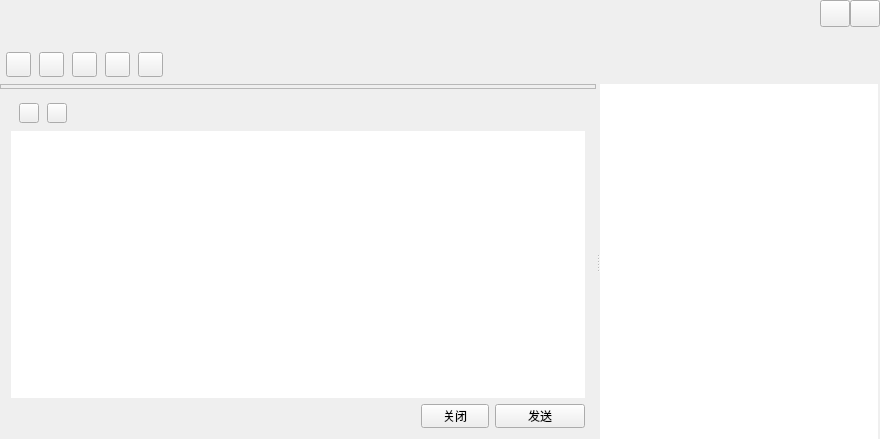
<?xml version="1.0" encoding="UTF-8"?>
<ui version="4.0">
 <class>TalkWindow</class>
 <widget class="QWidget" name="TalkWindow">
  <property name="geometry">
   <rect>
    <x>0</x>
    <y>0</y>
    <width>880</width>
    <height>439</height>
   </rect>
  </property>
  <property name="windowTitle">
   <string>TalkWindow</string>
  </property>
  <layout class="QVBoxLayout" name="verticalLayout_6">
   <property name="spacing">
    <number>0</number>
   </property>
   <property name="leftMargin">
    <number>0</number>
   </property>
   <property name="topMargin">
    <number>0</number>
   </property>
   <property name="rightMargin">
    <number>0</number>
   </property>
   <property name="bottomMargin">
    <number>0</number>
   </property>
   <item>
    <widget class="QWidget" name="titleWidget" native="true">
     <property name="sizePolicy">
      <sizepolicy hsizetype="Expanding" vsizetype="Fixed">
       <horstretch>0</horstretch>
       <verstretch>0</verstretch>
      </sizepolicy>
     </property>
     <property name="minimumSize">
      <size>
       <width>0</width>
       <height>84</height>
      </size>
     </property>
     <property name="maximumSize">
      <size>
       <width>16777215</width>
       <height>84</height>
      </size>
     </property>
     <property name="bottomSkin" stdset="0">
      <bool>true</bool>
     </property>
     <layout class="QVBoxLayout" name="verticalLayout">
      <property name="spacing">
       <number>0</number>
      </property>
      <property name="leftMargin">
       <number>6</number>
      </property>
      <property name="topMargin">
       <number>0</number>
      </property>
      <property name="rightMargin">
       <number>0</number>
      </property>
      <property name="bottomMargin">
       <number>0</number>
      </property>
      <item>
       <layout class="QHBoxLayout" name="horizontalLayout">
        <property name="spacing">
         <number>0</number>
        </property>
        <item>
         <widget class="QLabel" name="nameLabel">
          <property name="sizePolicy">
           <sizepolicy hsizetype="Expanding" vsizetype="Fixed">
            <horstretch>0</horstretch>
            <verstretch>0</verstretch>
           </sizepolicy>
          </property>
          <property name="minimumSize">
           <size>
            <width>0</width>
            <height>27</height>
           </size>
          </property>
          <property name="maximumSize">
           <size>
            <width>16777215</width>
            <height>27</height>
           </size>
          </property>
          <property name="font">
           <font>
            <family>AcadEref</family>
            <pointsize>12</pointsize>
           </font>
          </property>
          <property name="text">
           <string/>
          </property>
         </widget>
        </item>
        <item>
         <widget class="QPushButton" name="sysMin">
          <property name="sizePolicy">
           <sizepolicy hsizetype="Fixed" vsizetype="Fixed">
            <horstretch>0</horstretch>
            <verstretch>0</verstretch>
           </sizepolicy>
          </property>
          <property name="minimumSize">
           <size>
            <width>30</width>
            <height>27</height>
           </size>
          </property>
          <property name="maximumSize">
           <size>
            <width>30</width>
            <height>27</height>
           </size>
          </property>
          <property name="focusPolicy">
           <enum>Qt::ClickFocus</enum>
          </property>
          <property name="statusTip">
           <string>最小化</string>
          </property>
          <property name="text">
           <string/>
          </property>
          <property name="iconSize">
           <size>
            <width>30</width>
            <height>30</height>
           </size>
          </property>
         </widget>
        </item>
        <item>
         <widget class="QPushButton" name="sysClose">
          <property name="sizePolicy">
           <sizepolicy hsizetype="Fixed" vsizetype="Fixed">
            <horstretch>0</horstretch>
            <verstretch>0</verstretch>
           </sizepolicy>
          </property>
          <property name="minimumSize">
           <size>
            <width>30</width>
            <height>27</height>
           </size>
          </property>
          <property name="maximumSize">
           <size>
            <width>30</width>
            <height>27</height>
           </size>
          </property>
          <property name="focusPolicy">
           <enum>Qt::ClickFocus</enum>
          </property>
          <property name="statusTip">
           <string>关闭</string>
          </property>
          <property name="text">
           <string/>
          </property>
          <property name="iconSize">
           <size>
            <width>30</width>
            <height>30</height>
           </size>
          </property>
         </widget>
        </item>
       </layout>
      </item>
      <item>
       <widget class="QLabel" name="signLabel">
        <property name="sizePolicy">
         <sizepolicy hsizetype="Expanding" vsizetype="Fixed">
          <horstretch>0</horstretch>
          <verstretch>0</verstretch>
         </sizepolicy>
        </property>
        <property name="maximumSize">
         <size>
          <width>16777215</width>
          <height>20</height>
         </size>
        </property>
        <property name="sizeIncrement">
         <size>
          <width>0</width>
          <height>20</height>
         </size>
        </property>
        <property name="font">
         <font>
          <family>AcadEref</family>
          <pointsize>10</pointsize>
         </font>
        </property>
        <property name="text">
         <string/>
        </property>
       </widget>
      </item>
      <item>
       <widget class="QWidget" name="funWidget" native="true">
        <property name="sizePolicy">
         <sizepolicy hsizetype="Expanding" vsizetype="Expanding">
          <horstretch>0</horstretch>
          <verstretch>0</verstretch>
         </sizepolicy>
        </property>
        <property name="minimumSize">
         <size>
          <width>0</width>
          <height>34</height>
         </size>
        </property>
        <property name="maximumSize">
         <size>
          <width>16777215</width>
          <height>600</height>
         </size>
        </property>
        <layout class="QHBoxLayout" name="horizontalLayout_2">
         <property name="spacing">
          <number>8</number>
         </property>
         <property name="leftMargin">
          <number>0</number>
         </property>
         <property name="topMargin">
          <number>0</number>
         </property>
         <property name="rightMargin">
          <number>6</number>
         </property>
         <property name="bottomMargin">
          <number>0</number>
         </property>
         <item>
          <widget class="QPushButton" name="addToolBtn">
           <property name="sizePolicy">
            <sizepolicy hsizetype="Fixed" vsizetype="Fixed">
             <horstretch>0</horstretch>
             <verstretch>0</verstretch>
            </sizepolicy>
           </property>
           <property name="minimumSize">
            <size>
             <width>25</width>
             <height>25</height>
            </size>
           </property>
           <property name="maximumSize">
            <size>
             <width>25</width>
             <height>25</height>
            </size>
           </property>
           <property name="text">
            <string/>
           </property>
           <property name="hasBorder" stdset="0">
            <bool>true</bool>
           </property>
          </widget>
         </item>
         <item>
          <widget class="QPushButton" name="addHumanBtn">
           <property name="sizePolicy">
            <sizepolicy hsizetype="Fixed" vsizetype="Fixed">
             <horstretch>0</horstretch>
             <verstretch>0</verstretch>
            </sizepolicy>
           </property>
           <property name="minimumSize">
            <size>
             <width>25</width>
             <height>25</height>
            </size>
           </property>
           <property name="maximumSize">
            <size>
             <width>25</width>
             <height>25</height>
            </size>
           </property>
           <property name="text">
            <string/>
           </property>
           <property name="hasBorder" stdset="0">
            <bool>true</bool>
           </property>
          </widget>
         </item>
         <item>
          <widget class="QPushButton" name="appBtn">
           <property name="sizePolicy">
            <sizepolicy hsizetype="Fixed" vsizetype="Fixed">
             <horstretch>0</horstretch>
             <verstretch>0</verstretch>
            </sizepolicy>
           </property>
           <property name="minimumSize">
            <size>
             <width>25</width>
             <height>25</height>
            </size>
           </property>
           <property name="maximumSize">
            <size>
             <width>25</width>
             <height>25</height>
            </size>
           </property>
           <property name="text">
            <string/>
           </property>
           <property name="hasBorder" stdset="0">
            <bool>true</bool>
           </property>
          </widget>
         </item>
         <item>
          <widget class="QPushButton" name="videoBtn">
           <property name="sizePolicy">
            <sizepolicy hsizetype="Fixed" vsizetype="Fixed">
             <horstretch>0</horstretch>
             <verstretch>0</verstretch>
            </sizepolicy>
           </property>
           <property name="minimumSize">
            <size>
             <width>25</width>
             <height>25</height>
            </size>
           </property>
           <property name="maximumSize">
            <size>
             <width>25</width>
             <height>25</height>
            </size>
           </property>
           <property name="text">
            <string/>
           </property>
           <property name="hasBorder" stdset="0">
            <bool>true</bool>
           </property>
          </widget>
         </item>
         <item>
          <widget class="QPushButton" name="toolsetBtn">
           <property name="sizePolicy">
            <sizepolicy hsizetype="Fixed" vsizetype="Fixed">
             <horstretch>0</horstretch>
             <verstretch>0</verstretch>
            </sizepolicy>
           </property>
           <property name="minimumSize">
            <size>
             <width>25</width>
             <height>25</height>
            </size>
           </property>
           <property name="maximumSize">
            <size>
             <width>25</width>
             <height>25</height>
            </size>
           </property>
           <property name="text">
            <string/>
           </property>
           <property name="hasBorder" stdset="0">
            <bool>true</bool>
           </property>
          </widget>
         </item>
         <item>
          <spacer name="horizontalSpacer">
           <property name="orientation">
            <enum>Qt::Horizontal</enum>
           </property>
           <property name="sizeHint" stdset="0">
            <size>
             <width>700</width>
             <height>20</height>
            </size>
           </property>
          </spacer>
         </item>
        </layout>
       </widget>
      </item>
     </layout>
    </widget>
   </item>
   <item>
    <widget class="QSplitter" name="splitter">
     <property name="sizePolicy">
      <sizepolicy hsizetype="Expanding" vsizetype="Expanding">
       <horstretch>0</horstretch>
       <verstretch>0</verstretch>
      </sizepolicy>
     </property>
     <property name="orientation">
      <enum>Qt::Horizontal</enum>
     </property>
     <widget class="QSplitter" name="bodySplitter">
      <property name="orientation">
       <enum>Qt::Vertical</enum>
      </property>
      <property name="handleWidth">
       <number>1</number>
      </property>
      <property name="childrenCollapsible">
       <bool>false</bool>
      </property>
      <widget class="QWidget" name="bodyWidget" native="true">
       <property name="sizePolicy">
        <sizepolicy hsizetype="Expanding" vsizetype="Expanding">
         <horstretch>0</horstretch>
         <verstretch>0</verstretch>
        </sizepolicy>
       </property>
       <layout class="QVBoxLayout" name="verticalLayout_4">
        <property name="spacing">
         <number>0</number>
        </property>
        <property name="leftMargin">
         <number>0</number>
        </property>
        <property name="topMargin">
         <number>0</number>
        </property>
        <property name="rightMargin">
         <number>0</number>
        </property>
        <property name="bottomMargin">
         <number>0</number>
        </property>
        <item>
         <widget class="QFrame" name="frameWidget">
          <property name="sizePolicy">
           <sizepolicy hsizetype="Expanding" vsizetype="Expanding">
            <horstretch>0</horstretch>
            <verstretch>0</verstretch>
           </sizepolicy>
          </property>
          <property name="frameShape">
           <enum>QFrame::StyledPanel</enum>
          </property>
          <property name="frameShadow">
           <enum>QFrame::Raised</enum>
          </property>
          <layout class="QVBoxLayout" name="verticalLayout_3">
           <property name="spacing">
            <number>0</number>
           </property>
           <property name="leftMargin">
            <number>0</number>
           </property>
           <property name="topMargin">
            <number>1</number>
           </property>
           <property name="rightMargin">
            <number>0</number>
           </property>
           <property name="bottomMargin">
            <number>1</number>
           </property>
           <item>
            <widget class="MsgWebView" name="msgWidget" native="true"/>
           </item>
          </layout>
         </widget>
        </item>
       </layout>
      </widget>
      <widget class="QWidget" name="bottomWidget" native="true">
       <property name="sizePolicy">
        <sizepolicy hsizetype="Expanding" vsizetype="Fixed">
         <horstretch>0</horstretch>
         <verstretch>0</verstretch>
        </sizepolicy>
       </property>
       <property name="minimumSize">
        <size>
         <width>0</width>
         <height>138</height>
        </size>
       </property>
       <property name="maximumSize">
        <size>
         <width>16777215</width>
         <height>400</height>
        </size>
       </property>
       <layout class="QVBoxLayout" name="verticalLayout_2">
        <item>
         <widget class="QWidget" name="moduleWidget" native="true">
          <property name="sizePolicy">
           <sizepolicy hsizetype="Expanding" vsizetype="Fixed">
            <horstretch>0</horstretch>
            <verstretch>0</verstretch>
           </sizepolicy>
          </property>
          <property name="minimumSize">
           <size>
            <width>0</width>
            <height>24</height>
           </size>
          </property>
          <property name="maximumSize">
           <size>
            <width>16777215</width>
            <height>24</height>
           </size>
          </property>
          <layout class="QHBoxLayout" name="horizontalLayout_3">
           <property name="spacing">
            <number>8</number>
           </property>
           <property name="leftMargin">
            <number>8</number>
           </property>
           <property name="topMargin">
            <number>0</number>
           </property>
           <property name="rightMargin">
            <number>8</number>
           </property>
           <property name="bottomMargin">
            <number>0</number>
           </property>
           <item>
            <widget class="QPushButton" name="faceBtn">
             <property name="sizePolicy">
              <sizepolicy hsizetype="Fixed" vsizetype="Fixed">
               <horstretch>0</horstretch>
               <verstretch>0</verstretch>
              </sizepolicy>
             </property>
             <property name="minimumSize">
              <size>
               <width>20</width>
               <height>20</height>
              </size>
             </property>
             <property name="maximumSize">
              <size>
               <width>20</width>
               <height>20</height>
              </size>
             </property>
             <property name="text">
              <string/>
             </property>
             <property name="hasBorder" stdset="0">
              <bool>true</bool>
             </property>
            </widget>
           </item>
           <item>
            <widget class="QPushButton" name="fileopenBtn">
             <property name="sizePolicy">
              <sizepolicy hsizetype="Fixed" vsizetype="Fixed">
               <horstretch>0</horstretch>
               <verstretch>0</verstretch>
              </sizepolicy>
             </property>
             <property name="minimumSize">
              <size>
               <width>20</width>
               <height>20</height>
              </size>
             </property>
             <property name="maximumSize">
              <size>
               <width>20</width>
               <height>20</height>
              </size>
             </property>
             <property name="text">
              <string/>
             </property>
             <property name="hasBorder" stdset="0">
              <bool>true</bool>
             </property>
            </widget>
           </item>
           <item>
            <spacer name="horizontalSpacer_2">
             <property name="orientation">
              <enum>Qt::Horizontal</enum>
             </property>
             <property name="sizeHint" stdset="0">
              <size>
               <width>519</width>
               <height>20</height>
              </size>
             </property>
            </spacer>
           </item>
          </layout>
         </widget>
        </item>
        <item>
         <widget class="QMsgTextEdit" name="textEdit">
          <property name="contextMenuPolicy">
           <enum>Qt::NoContextMenu</enum>
          </property>
          <property name="frameShape">
           <enum>QFrame::NoFrame</enum>
          </property>
         </widget>
        </item>
        <item>
         <layout class="QHBoxLayout" name="horizontalLayout_4">
          <item>
           <spacer name="horizontalSpacer_3">
            <property name="orientation">
             <enum>Qt::Horizontal</enum>
            </property>
            <property name="sizeHint" stdset="0">
             <size>
              <width>348</width>
              <height>20</height>
             </size>
            </property>
           </spacer>
          </item>
          <item>
           <widget class="QToolButton" name="closeBtn">
            <property name="minimumSize">
             <size>
              <width>68</width>
              <height>24</height>
             </size>
            </property>
            <property name="maximumSize">
             <size>
              <width>68</width>
              <height>24</height>
             </size>
            </property>
            <property name="text">
             <string>关闭</string>
            </property>
           </widget>
          </item>
          <item>
           <widget class="QToolButton" name="sendBtn">
            <property name="minimumSize">
             <size>
              <width>90</width>
              <height>24</height>
             </size>
            </property>
            <property name="maximumSize">
             <size>
              <width>90</width>
              <height>24</height>
             </size>
            </property>
            <property name="text">
             <string>发送</string>
            </property>
           </widget>
          </item>
         </layout>
        </item>
       </layout>
      </widget>
     </widget>
     <widget class="QWidget" name="widget" native="true">
      <property name="sizePolicy">
       <sizepolicy hsizetype="Expanding" vsizetype="Expanding">
        <horstretch>0</horstretch>
        <verstretch>0</verstretch>
       </sizepolicy>
      </property>
      <property name="minimumSize">
       <size>
        <width>280</width>
        <height>0</height>
       </size>
      </property>
      <property name="maximumSize">
       <size>
        <width>280</width>
        <height>16777215</height>
       </size>
      </property>
      <layout class="QVBoxLayout" name="verticalLayout_5">
       <property name="spacing">
        <number>0</number>
       </property>
       <property name="leftMargin">
        <number>0</number>
       </property>
       <property name="topMargin">
        <number>0</number>
       </property>
       <property name="rightMargin">
        <number>0</number>
       </property>
       <property name="bottomMargin">
        <number>0</number>
       </property>
       <item>
        <widget class="QScrollArea" name="scrollArea">
         <property name="frameShape">
          <enum>QFrame::NoFrame</enum>
         </property>
         <property name="horizontalScrollBarPolicy">
          <enum>Qt::ScrollBarAlwaysOff</enum>
         </property>
         <property name="widgetResizable">
          <bool>true</bool>
         </property>
         <widget class="QWidget" name="scrollAreaWidgetContents_2">
          <property name="geometry">
           <rect>
            <x>0</x>
            <y>0</y>
            <width>280</width>
            <height>355</height>
           </rect>
          </property>
          <property name="sizePolicy">
           <sizepolicy hsizetype="Expanding" vsizetype="Expanding">
            <horstretch>0</horstretch>
            <verstretch>0</verstretch>
           </sizepolicy>
          </property>
          <widget class="QTreeWidget" name="treeWidget">
           <property name="geometry">
            <rect>
             <x>0</x>
             <y>0</y>
             <width>278</width>
             <height>355</height>
            </rect>
           </property>
           <property name="frameShape">
            <enum>QFrame::NoFrame</enum>
           </property>
           <property name="horizontalScrollBarPolicy">
            <enum>Qt::ScrollBarAlwaysOff</enum>
           </property>
           <property name="editTriggers">
            <set>QAbstractItemView::AllEditTriggers</set>
           </property>
           <property name="indentation">
            <number>0</number>
           </property>
           <property name="headerHidden">
            <bool>true</bool>
           </property>
           <column>
            <property name="text">
             <string notr="true">1</string>
            </property>
           </column>
          </widget>
         </widget>
        </widget>
       </item>
      </layout>
     </widget>
    </widget>
   </item>
  </layout>
 </widget>
 <layoutdefault spacing="6" margin="11"/>
 <customwidgets>
  <customwidget>
   <class>QMsgTextEdit</class>
   <extends>QTextEdit</extends>
   <header location="global">QMsgTextEdit.h</header>
  </customwidget>
  <customwidget>
   <class>MsgWebView</class>
   <extends>QWidget</extends>
   <header location="global">msgWebview.h</header>
   <container>1</container>
  </customwidget>
 </customwidgets>
 <resources/>
 <connections/>
</ui>
